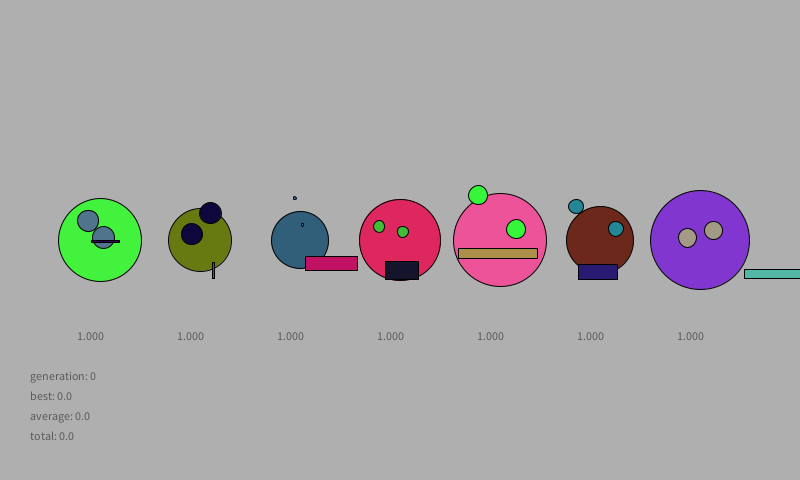
Frame 1 (no input)
Frame 60 (the mouse pressed at the canvas centre just before this capture): identical to frame 1, image omitted
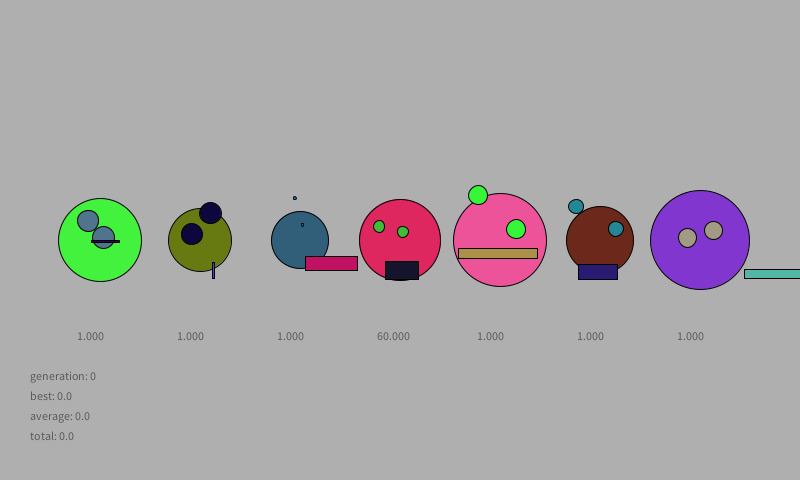
Frame 120 (the mouse held since frame 60 and released just before this capture)

The Processing sketch that drew these frames (run headless with seeded random() and noise(); from frame 60 on, the mouse is pressed at the canvas centre):

// Processing sketch: face_evolution
// ── face_evolution.pde
class Population {
  Face[] population;
  float mutationRate;
  int generation;
  float ave, total, best;
  Face[] top;
  int topIndex;
  
  Population(int num) { 
    mutationRate = 0.01;
    generation = 0;
    population = new Face[num];
    for (int n = 0; n < population.length; n++) {
      population[n] = new Face(100 * (n+1));
    }
    ave = 0;
    total = 0;
    best = 0;
    top = new Face[num];
    topIndex = 0;
    for (int n = 0; n < top.length; n++) {
      top[n] = null;
    }
  }
  
  void userScore(PVector m) {
    for (Face face : population) {
      if (face.fContains(m)) {
        face.score += 1;
      }
    }
  }
  
  void evaluateFitness() {
    for (Face face : population) {
      face.evaluate();
    }
  }
  
  
  float totalFitness() { // must call face.evaluate() first
    float totalFitness = 0;
    for (Face face : population) {
      totalFitness += face.fitness;
    }
    return totalFitness;
  }
  
  float averageFitness() { // must call face.evaluate() first
    return totalFitness() / population.length;
  }
  
  void evolve() {
    // evaluate fitness
    evaluateFitness();
    
    // normalize fitness
    total = totalFitness();
    
    // average fitness
    ave = averageFitness();

    for (Face face: population) {
      face.normalize(total);
    }
    
    // check for perfect face
    seekPerfection();
    
    // select mating pairs
    Face[][] mates = new Face[population.length][2];
    for (int n = 0; n < population.length; n++) {
      mates[n] = selectMates();
    }
    
    // reproduce
    Face[] offspring = new Face[population.length];
    for (int n = 0; n < offspring.length; n++) {
      offspring[n] = reproduce(mates[n], n);
    }
    // replace
    population = offspring;
    generation += 1;
  }
  
  Face[] selectMates() {
    Face[] mates = new Face[2];
    int count = 0;
    int n = 0;
    while (count < 2) {
      Face face = population[n];
      if (random(100) <= face.normFitness) {
        if (count == 0 || mates[0] != face) {
          mates[count] = face;
          count += 1;
        }
      }
      n = (n+1) % population.length;
    }
    return mates;
  }
  
  Face reproduce(Face[] mates, int n) {
    Face parentA = mates[0];
    Face parentB = mates[1];
    Face child = new Face(100 * (n+1));
    child.dna = parentA.dna.crossover(parentB.dna);
    child.dna.mutate(mutationRate);
    return child;
  }
  
  void seekPerfection() {
    for (Face face : population) {
      if (face.fitness >= best) {
        best = face.fitness;
        top[topIndex] = face;
        face.x = 100 * (topIndex + 1);
        face.y = 50;
        topIndex = (topIndex + 1) % 7;
      }
    }
  }
  
  void display() {
    for (int n = 0; n < top.length; n++) {
      if (top[n] != null) {
          Face face = top[n];
          face.display();
      }
    }
    for (Face face : population) {
      face.display();
      fill(90);
      text(face.score, face.x - 25, face.y + 100);
    }
    fill(90);
    rectMode(CENTER);
    text("generation: " + generation, 30, 380);
    text("best: " + best, 30, 400);
    text("average: " + pop.ave, 30, 420);
    text("total: " + pop.total, 30, 440);
  }
}

// ── dna.pde
class DNA {
  float[] genes;
  
  DNA(int num) {
    genes = new float[num];
    for (int n = 0; n < genes.length; n++) {
      genes[n] = random(1);
    }
  }
  
  DNA crossover(DNA partner) {
    DNA child = new DNA(genes.length);
    int splicePt = (int)random(genes.length);
    for (int n = 0; n < genes.length; n++) {
      if (n < splicePt) {
        child.genes[n] = genes[n];
      } else {
        child.genes[n] = partner.genes[n];
      }
    }
    return child;
  }
  
  void mutate(float rate) {
    for (int n = 0; n < genes.length; n++) {
      if (random(1) < rate) {
        genes[n] = random(1);
      }
    }
  }
}

// ── face.pde
class Face {
  DNA dna;
  float x, y, score, fitness, normFitness;
  float faceSize, eyeSize, mouthWidth, mouthHeight;
  PVector eyeLeft, eyeRight, mouthLoc;
  color faceColor, eyeColor, mouthColor;
  
  Face(float _x) {
    x = _x;
    y = height/2;
    score = 1;
    fitness = 1;
    dna = new DNA(19);
    faceSize = map(dna.genes[0], 0, 1, 50, 100);
    faceColor = color(map(dna.genes[1], 0, 1, 0, 255), map(dna.genes[2], 0, 1, 0, 255), map(dna.genes[3], 0, 1, 0, 255));
    eyeSize = map(dna.genes[4], 0, 1, 2, 25);
    eyeColor = color(map(dna.genes[5], 0, 1, 0, 255), map(dna.genes[6], 0, 1, 0, 255), map(dna.genes[7], 0, 1, 0, 255));
    mouthWidth = map(dna.genes[8], 0, 1, 0, faceSize);
    mouthHeight = map(dna.genes[9], 0, 1, 0, 20);
    mouthColor = color(map(dna.genes[10], 0, 1, 0, 255), map(dna.genes[11], 0, 1, 0, 255), map(dna.genes[12], 0, 1, 0, 255));
    eyeLeft = new PVector(map(dna.genes[13], 0, 1, -1, -25), map(dna.genes[14], 0, 1, -50, 0));
    eyeRight = new PVector(map(dna.genes[15], 0, 1, 1, 25), map(dna.genes[16], 0, 1, -50, 0));
    mouthLoc = new PVector(map(dna.genes[17], 0, 1, -faceSize/2, faceSize/2), map(dna.genes[18], 0, 1, 0, faceSize/2));
  }
  
  boolean fContains(PVector v) {
    if (v.x > x - 50 && v.x < x + 50 && v.y > height/2 - 50 && v.y < height/2 + 50) {
      return true;
    }
    return false;
  }
  
  boolean isInsideFace(PVector v) {
    boolean result;
    float d = v.mag();
    if (d < faceSize/2) {
      result = true;
    } else {
      result = false;
    }
    return result;
  }
  
  void evaluate() {
    int n = 1;
    fitness += score * 10;
    if (isInsideFace(eyeLeft)) { n += 100;}
    if (isInsideFace(eyeRight)) { n += 100;}
    if (isInsideFace(mouthLoc)) {n += 100; } // upper left
    PVector v = PVector.add(mouthLoc, new PVector(0, mouthHeight)); // lower left
    if (isInsideFace(v)) { n += 100; }
    v = PVector.add(mouthLoc, new PVector(mouthWidth, 0)); // upper right
    if (isInsideFace(v)) { n += 100; }
    v = PVector.add(mouthLoc, new PVector(mouthWidth, mouthHeight)); // lower right 
    if (isInsideFace(v)) { n += 100; }
    v = PVector.add(mouthLoc, new PVector(mouthWidth/2, mouthHeight/2));
    float dLeft = PVector.dist(v, eyeLeft);
    float dRight = PVector.dist(v, eyeRight);
    if (dLeft > max(eyeSize, mouthWidth, mouthHeight)) { n += 100; }
    if (dRight > max(eyeSize, mouthWidth, mouthHeight)) { n += 100; }
    float eyeD = PVector.dist(eyeLeft, eyeRight);
    if ( eyeD >= eyeSize && eyeD <= faceSize) { n += 500; }
    fitness += n;
  }
  
  void normalize(float totalFitness) {
    normFitness = (fitness/totalFitness) * 100;
  }
  
  void display() {
    pushMatrix();
    translate(x, y);
    fill(faceColor);
    ellipseMode(CENTER);
    ellipse(0, 0, faceSize, faceSize);
    fill(eyeColor);
    ellipse(eyeLeft.x, eyeLeft.y, eyeSize, eyeSize);
    ellipse(eyeRight.x, eyeRight.y, eyeSize, eyeSize);
    fill(mouthColor);
    rectMode(CORNER);
    rect(mouthLoc.x, mouthLoc.y, mouthWidth, mouthHeight);
    popMatrix();
  }
}

// ── main.pde
import java.util.Arrays;

Population pop;
boolean stop;

void setup() {
  size(800, 480);
  pop = new Population(7);
  stop = false;
}

void draw() {
  background(175);
  pop.display();
  
  pop.userScore(new PVector(mouseX, mouseY));
//  if (frameCount % 1 == 0 && stop == false) {
//    pop.evolve();
//  }
}

void mouseClicked() {
  pop.evolve();
//  stop = ! stop;
}
